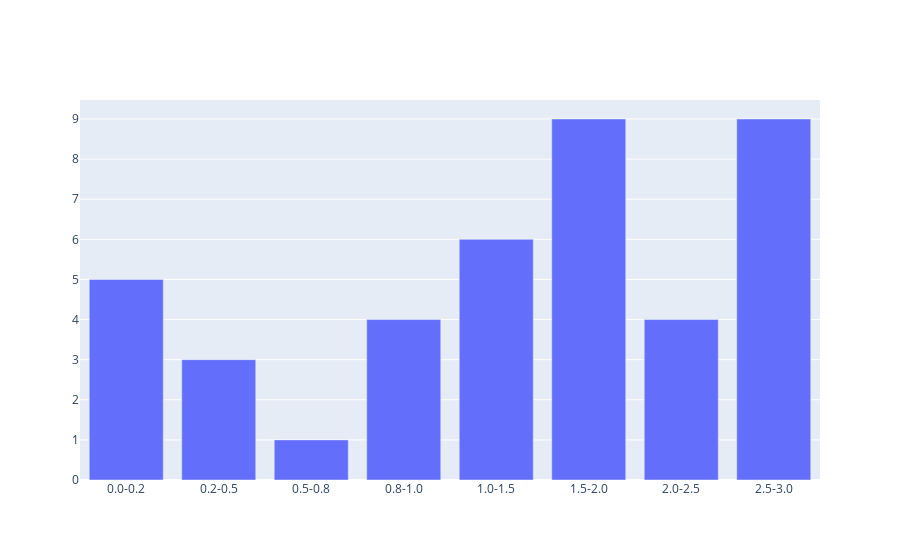

Notebook code cell kept with this figure:
### Code cell
histo = go.Bar(
    x=bins,
    y=counts,
)
go.Figure([histo]).show()

### Figure 1 — Plotly figure (JSON) as saved in the notebook; plotly's stock layout.template omitted (floating-point values rounded to 4 significant figures)
{"data": [{"type": "bar", "x": ["0.0-0.2", "0.2-0.5", "0.5-0.8", "0.8-1.0", "1.0-1.5", "1.5-2.0", "2.0-2.5", "2.5-3.0", "3.0+"], "y": [5, 3, 1, 4, 6, 9, 4, 9]}], "layout": {}}
